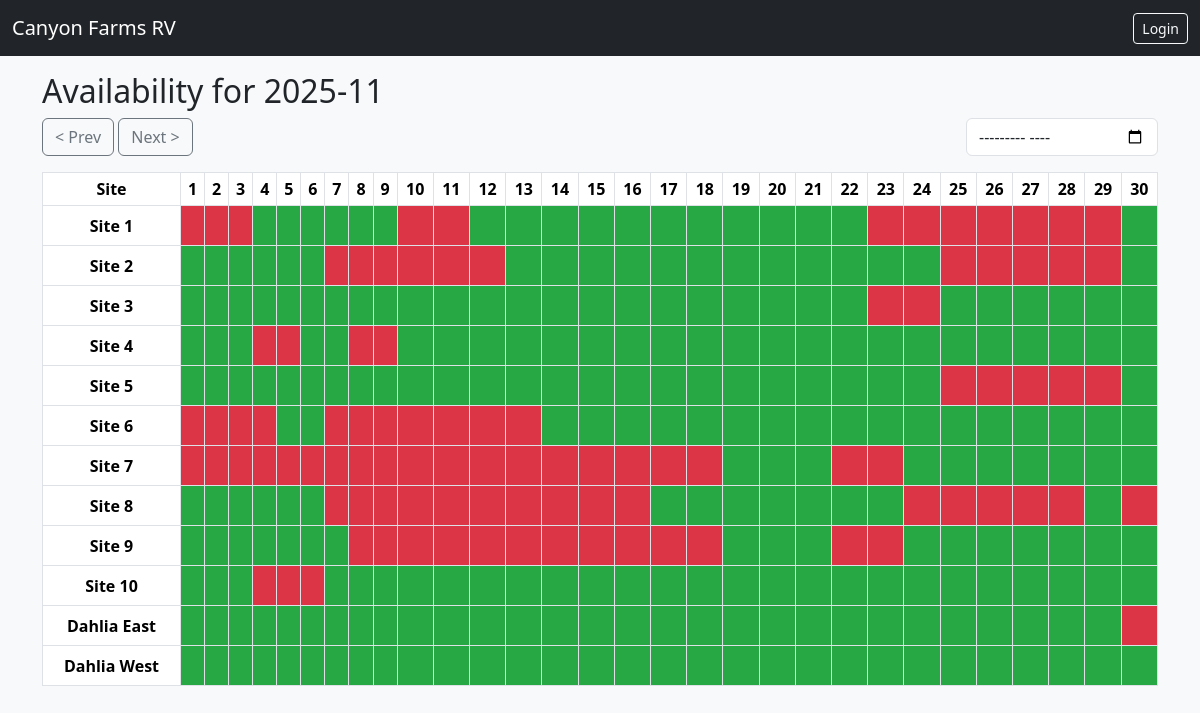
Screenshot of /availability?year=2025&month=11 with the database file from the repository.
### tables this page shows
CREATE TABLE sites (
        id INTEGER PRIMARY KEY,
        name TEXT NOT NULL
    );

### app.py (the view)
@app.route("/availability")
def availability():
    today = date.today()
    year = request.args.get("year", type=int, default=today.year)
    month = request.args.get("month", type=int, default=today.month)
    if (year, month) < (today.year, today.month):
        year, month = today.year, today.month
    num_days = calendar.monthrange(year, month)[1]
    days = [date(year, month, d) for d in range(1, num_days + 1)]
    sites = query_db("SELECT id,name FROM sites ORDER BY id")
    reservations = query_db("SELECT site_id, arrival_date, departure_date FROM reservations")
    grid = {}
    for sid, _sname in sites:
        row = []
        for d in days:
            booked = False
            for r in reservations:
                if r[0] == sid and r[1] <= d.isoformat() < r[2]:
                    booked = True
                    break
            row.append("booked" if booked else "free")
        grid[sid] = row
    prev_y, prev_m = (year - 1, 12) if month == 1 else (year, month - 1)
    next_y, next_m = (year + 1, 1) if month == 12 else (year, month + 1)
    return render_template(
        "availability.html",
        year=year, month=month, days=days,
        sites=sites, grid=grid, today=today,
        prev_year=prev_y, prev_month=prev_m,
        next_year=next_y, next_month=next_m
    )

### app.py (called while the page is built)
def get_conn():
    return sqlite3.connect(DB)

def query_db(q, args=(), one=False):
    conn = get_conn()
    conn.row_factory = None
    cur = conn.cursor()
    cur.execute(q, args)
    rows = cur.fetchall()
    conn.commit()
    conn.close()
    return (rows[0] if rows else None) if one else rows

### templates/availability.html (shortened to what this page needs)
{% extends "base.html" %}
{% block content %}
<h2>Availability for {{ year }}-{{ "%02d"|format(month) }}</h2>
<div class="d-flex justify-content-between align-items-center mb-3">
  <div>
    {% if not (year == today.year and month == today.month) %}
      <a class="btn btn-outline-secondary" href="?year={{ year if month>1 else year-1 }}&month={{ month-1 if month>1 else 12 }}">&lt; Prev</a>
    {% else %}
      <button class="btn btn-outline-secondary" disabled>&lt; Prev</button>
    {% endif %}
    <a class="btn btn-outline-secondary" href="?year={{ year if month<12 else year+1 }}&month={{ month+1 if month<12 else 1 }}">Next &gt;</a>
  </div>
  <form method="get" class="d-flex ms-3">
    <input type="month" class="form-control" name="jump" onchange="if(this.value) jumpToMonth(this.value)">
  </form>
</div>
<div class="table-responsive">
<table class="table table-bordered table-sm align-middle text-center">
  <tr>
    <th>Site</th>
    {% for d in days %}
      <th>{{ d.day }}</th>
    {% endfor %}
  </tr>
  {% for s in sites %}
  <tr>
    <td class="fw-bold">{{ s[1] }}</td>
    {% for cell in grid[s[0]] %}
      {% if cell == 'booked' %}
        <td class="booked"></td>
      {% else %}
        <td class="free"></td>
      {% endif %}
    {% endfor %}
  </tr>
  {% endfor %}
</table>
</div>
{% endblock %}

### templates/base.html (style rules this page uses)
.free { background:#d4edda; }
td,th { text-align:center; }
td.free { height:40px; }

### templates/availability.html (style rules this page uses)
.free { background: #28a745 !important; }
.booked { background: #dc3545 !important; }

### rows the page displays
sites: name "Site 1"
sites: name "Site 2"
sites: name "Site 3"
sites: name "Site 4"
sites: name "Site 5"
sites: name "Site 6"
sites: name "Site 7"
sites: name "Site 8"
sites: name "Site 9"
sites: name "Site 10"
sites: name "Dahlia East"
sites: name "Dahlia West"

### other values shown
{{ year }} "2025"
{{ "%02d"|format(month) }} "11"
{{ d.day }} "1" "2" "3" "4" "5" "6" "7" "8" "9" "10" "11" "12" "13" "14" "15" "16" "17" "18" "19" "20" "21" "22" "23" "24" "25" "26" "27" "28" "29" "30"
